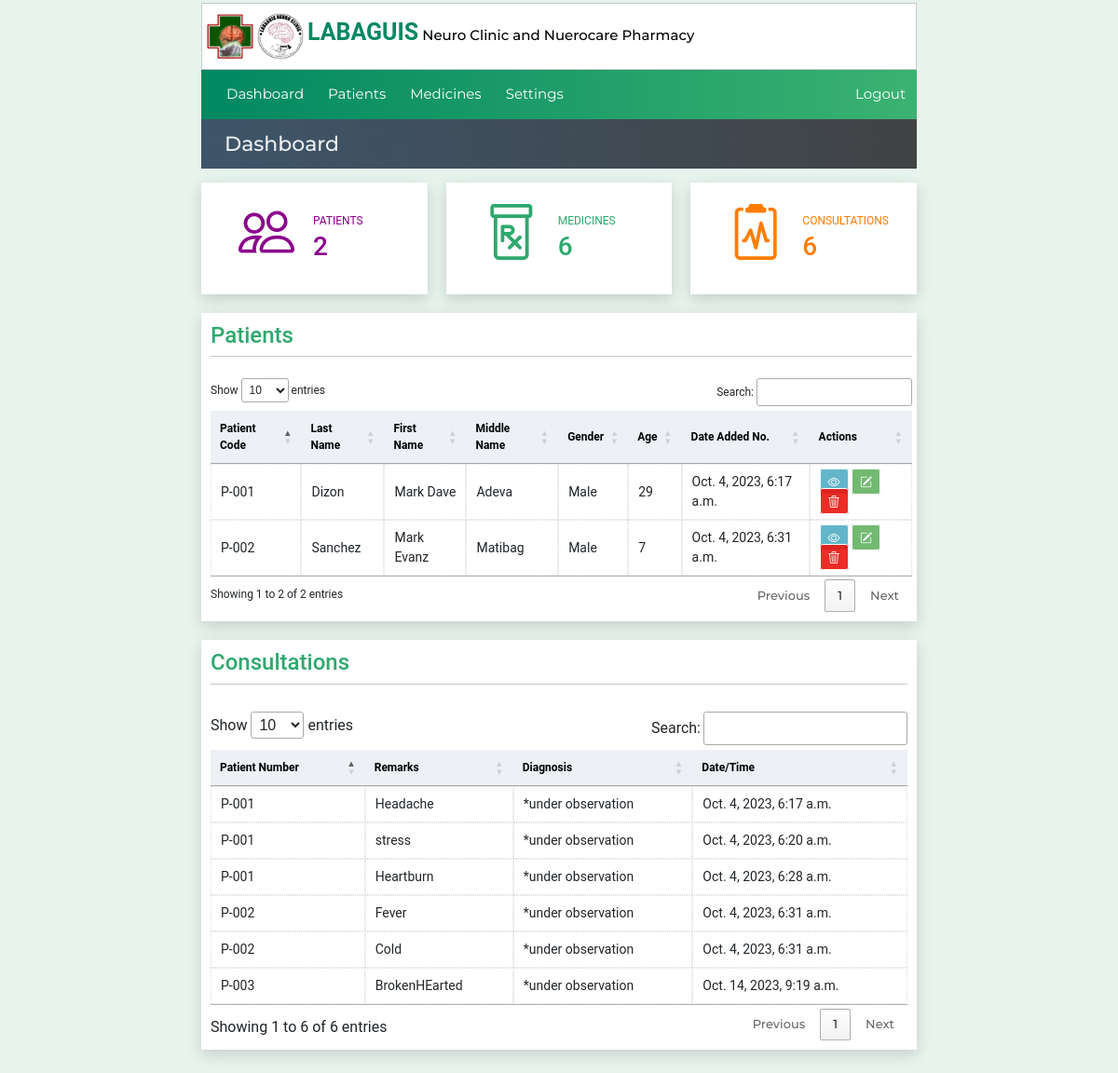
Before: / (signed in) with the older database file.
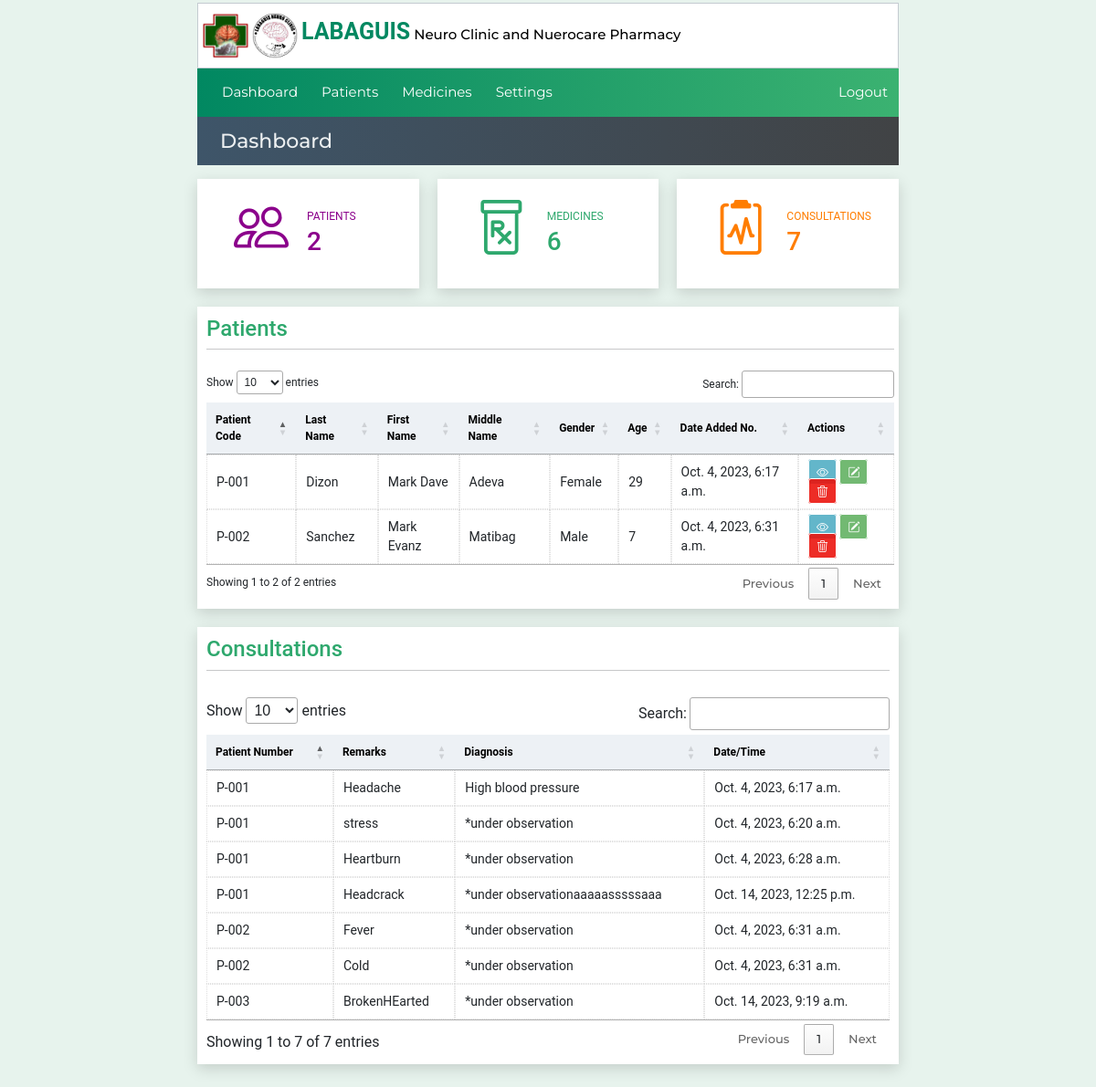
After: the same page with the newer database file.
### website/models.py (models this page shows, shortened)
class Patient(models.Model):
    created_at = models.DateTimeField(auto_now_add=True)
    patient_code=models.CharField(max_length=50)
    first_name = models.CharField(max_length=50)
    middle_name = models.CharField(max_length=50)
    last_name = models.CharField(max_length=50)
    age = models.CharField(max_length=50)
    bday = models.CharField(max_length=50,default='')
    civil_status = models.CharField(max_length=50,default='')
    gender = models.CharField(max_length=50)
    address = models.CharField(max_length=100)
    contact_number = models.CharField(max_length=50)

class Patienthistory(models.Model):
    created_at = models.DateTimeField(auto_now_add=True)
    consultCounter = models.CharField(max_length=50)
    patient_code=models.CharField(max_length=50)
    diagnosis = models.TextField(default="*under observation",max_length=500,null=True, blank=True)
    remarks = models.TextField(max_length=500,null=True, blank=True)

### website/views.py (the view)
# urls.py: path('',views.dashboard, name='dashboard'),
@login_required(login_url="loginuser")
def dashboard(request):
    consultationtable = Patienthistory.objects.all()
    patientcount=Patient.objects.all().count()
    medicinecount= Medicinelist.objects.all().count()
    consultationscount= Patienthistory.objects.all().count()
    context = {"consultationtable":consultationtable,
               'patientsdata': Patient.objects.all(),
               'patientcount':patientcount,
               'medicinecount':medicinecount,
               'consultationscount':consultationscount,
               }
    return render(request, 'dashboard.html',context)

### website/templates/dashboard.html (shortened to what this page needs)
{% extends 'index.html' %}
 {% block pagetitle %} Dashboard{% endblock pagetitle%}
 {% block content%}
    <div class="dashboard-row2">
            <div< class="dashboard-patient">
                <h5><i class="bi patienticon bi-people"></i></h5>
                <div class="mt-2">
                    <span style="font-size: 12px">PATIENTS</span>
                    <h3>{{patientcount}}</h3>
                </div>
            </div<>
            <div< class="dashboard-medicines">
                <h5><i class="bi patienticon bi-prescription"></i></h5>
                <div class="mt-2">
                    <span style="font-size: 12px">MEDICINES</span>
                    <h3>{{medicinecount}}</h3>
                </div>
            </div<>
            <div< class="dashboard-consultations">
                <h4><i class="bi patienticon bi-clipboard2-pulse"></i></h4>
                <div class="mt-2">
                    <span style="font-size: 12px">CONSULTATIONS</span>
                    <h3>{{consultationscount}}</h3>
                </div>
            </div<>
    </div>
      <div class="container4">
        <div class="table-box2">
            <h4 style="color:#2ea86d;padding-top:10px;">Patients</h4>
            <hr><br>
          {% include 'patientstable.html' %}
        </div>
        </div>
    <div class="dashboard-row">
        <div class="dashboard-tblconsultations">
            <h4 style="color:#2ea86d">Consultations</h4>
            <hr><br>
            <table id="consultation-table" class="patient-table">
                <thead class="table-success">
                    <th>Patient Number</th>
                    <th>Remarks</th>
                    <th>Diagnosis</th>
                    <th>Date/Time</th>
                </thead>
                {% for x in consultationtable %}
                    <tr>
                        <td>{{x.patient_code}}</td>
                        <td>{{x.remarks}}</td>
                        <td>{{x.diagnosis}}</td>
                        <td>{{x.created_at}}</td>
                    </tr>
                {% endfor %}
            </table>
            </div>
    </div>
 {%endblock%}

### website/templates/index.html (shortened to what this page needs)
{% load static %}
{% load custom_tags %}
<!DOCTYPE html>
<html>
  <head>
    <link
      href="https://cdn.jsdelivr.net/npm/bootstrap@5.3.1/dist/css/bootstrap.min.css"
      rel="stylesheet"
    />
    <link
      rel="stylesheet"
      href="https://cdn.jsdelivr.net/npm/bootstrap-icons@1.10.5/font/bootstrap-icons.css"
    />
    <link
      rel="stylesheet"
      href="https://cdn.datatables.net/1.13.6/css/jquery.dataTables.min.css"
    />
    <link rel="stylesheet" href="{% static 'style.css' %}" />
  </head>
  <body>
<div class="stickys">
   <div class=" header-base">
      <div>
        <img src="{% static "logo.png" %}" width="50px">
        <img src="{% static "logo2.jpg" %}" width="50px">
      <span class="logotitle"><b>LABAGUIS</b></span> <strong style="color:black;font-size:15px;">Neuro Clinic and Nuerocare Pharmacy</strong> </div>
    </div>
    {% include 'navbar.html' %}
    <div class=" header-main2">
      <strong style="font-size:22px;margin-left:20px;">
        {% block pagetitle %}{% endblock %}
      </strong>
    </div>
  </div>
    <div class="content-main">
        {% block content%}
        {% endblock %}
      </div>
  </body>
</html>

### website/templates/navbar.html (shortened to what this page needs)
<div class="header-main ">
    <nav class="navbar navbar-dark navbar-expand-md ">
        <div class="container-fluid">
          <div class="collapse navbar-collapse" id="navbarNav">
            <ul class="navbar-nav">
              <li class="nav-item ">
                <a class="nav-link active" aria-current="page" href="{% url "dashboard" %}">Dashboard</a>
              </li>
              <li class="nav-item">
                <a class="nav-link " href="{% url "patientlist" %}">Patients</a>
              </li>
              <li class="nav-item">
                <a class="nav-link" href="{% url "medications" %}">Medicines</a>
              </li>
              <li class="nav-item">
                <a class="nav-link" href="#">Settings</a>
              </li>
            </ul>
          </div>
        </div>
        <a class="nav-item nav-link navbar-nav" style="margin-right:10px;" href="{% url "logoutuser" %}">Logout</a>
      </nav>
</div>

### website/templates/patientstable.html
    <table id="patienttable" class="patient-tables">
      <thead >
        <th>Patient Code</th>
        <th>Last Name</th>
        <th>First Name</th>
        <th>Middle Name</th>
        <th>Gender</th>
        <th>Age</th>
        <th>Date Added No.</th>
        <th>Actions</th>
      </thead>
      <tbody>
        {% for x in patientsdata %}
        <tr>
          <td>{{x.patient_code}}</td>
          <td>{{x.last_name}}</td>
          <td>{{x.first_name}}</td>
          <td>{{x.middle_name}}</td>
          <td>{{x.gender}}</td>
          <td>{{x.age}}</td>
          <td>{{x.created_at}}</td>
          <td>
            <a href="{% url 'patientinfo' x.id %}" id="link-view"><i class="bi bi-eye"></i></a>
            <a href="{% url 'editpatient' x.id %}" id="link-edit"><i class="bi bi-pencil-square"></i></a>
            <a href="{% url 'deletepatient' x.id %}" id="link-delete"><i class="bi bi-trash3"></i></a>
          </td>
        </tr>
        {% endfor %}
      </tbody>
    </table>

### website/static/style.css (style rules this page uses)
* { box-sizing:border-box; margin: 0; padding: 0; font-family: 'Roboto', sans-serif; }
body { background-color: #e7f3ed; }
header li,a,strong, button { font-family: 'Montserrat', sans-serif; font-weight: 500; font-size: 13px; color: #edf0f1; text-decoration: none; padding: 0px 0px; margin: 0px 0px; }
.nav-link { font-size: 15px; }
.content-main { height: 100%; margin: 5px 18%; }
.container4 { height: 100%; margin-top: 0px; width: 100%; background-color: white; box-shadow: 0 5px 15px 0 #00000026; }
.left-menu lu,li { font-size: 5px; text-decoration: none; color: black; padding: 5px; list-style: none; margin: 0; }
.table-box2 { margin: 0; padding: 0 5px 10px 10px; background-color: white; height: auto; width: 100%; font-size: 12px; }
table { width: 100%; }
th { padding: 10px; font-size: 12px; color: black; background-color: #b4c3d33c; }
tr { font-size: 14px; }
td { border: 1px dotted #ddd; width: auto; }
#link-view { color: white; border: 1px solid white; padding: 5px 8px; background-color: #0087a99c; border-radius: 3px; }
#link-edit { color: white; border: 1px solid white; padding: 5px 8px; background-color:rgba(0, 128, 0, 0.553); border-radius: 3px; }
#link-delete { color: white; border: 1px solid white; padding: 5px 8px; background-color:rgba(235, 18, 11, 0.89); border-radius: 3px; }
hr { margin: 0; padding: 0; }
.header-main { height: 100%; margin: 0px 18%; background-color: #80c3e3; background: rgb(1,136,97); background: linear-gradient(90deg, rgba(1,136,97,1) 0%, rgba(31,157,105,1) 50%, rgba(59,178,113,1) 100%); color: white; }
.header-main * { color: white; }
.header-main2 { height: 100%; margin: 0px 18%; background-color: #24242a; background: rgb(62,85,105); background: linear-gradient(90deg, rgba(62,85,105,1) 0%, rgba(65,67,69,1) 100%); color: white; padding: 10px 5px; }
.navbar { padding: 2px; }
.header-base { height: 100%; margin: 3px 18% 0 18%; padding: 10px 5px; background-color: white; border: 1px solid rgb(62,85,105,0.3); }
.logotitle { font-family: Verdana; color: #028861; font-size: 25px; margin-top: 50px; }
.dashboard-patient { font-family: Verdana; background-color: white; width: 100%; padding: 20px; display: inline-flex; color: darkmagenta; box-shadow: 0 5px 15px 0 #00000026; margin-right: 20px; }
.dashboard-medicines { font-family: Verdana; background-color: white; width: 100%; padding: 20px; display: inline-flex; color: #2ea86d; box-shadow: 0 5px 15px 0 #00000026; }
.dashboard-consultations { font-family: Verdana; background-color: white; width: 100%; padding: 20px; display: inline-flex; color: #ff7d00; box-shadow: 0 5px 15px 0 #00000026; margin-left: 20px; }
.patienticon { font-family:Tahoma; font-size: 60px; margin: 20px; }
.dashboard-row { width: 100%; display: inline-flex; margin: 20px 0; }
.dashboard-row2 { width: 100%; display: inline-flex; margin:10px 0 20px 0; }
.dashboard-tblconsultations { font-family: Verdana; background-color: white; width: 100%; padding: 10px; box-shadow: 0 5px 15px 0 #00000026; }
#consultation-table { font-size: 12px; }

Changed rows visible on the page:
changed Patient "Dizon": gender "Male" → "Female"
changed Patienthistory "Headache": diagnosis "*under observation" → "High blood pressure"
added Patienthistory: patient_code "P-001", remarks "Headcrack", diagnosis "*under observationaaaaasssssaaa", created_at "Oct. 14, 2023, 12:25 p.m."
Other visible differences:
{{ consultationscount }}: "6" → "7"
text written by a page script: "Show entries Search: Showing 1 to 6 of 6 entries Previous 1 Next" → "Show entries Search: Showing 1 to 7 of 7 entries Previous 1 Next"
